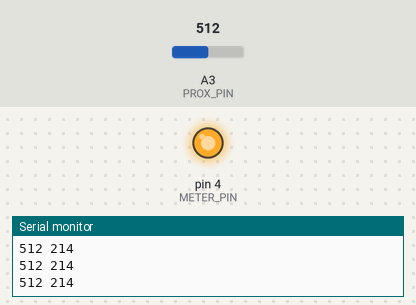
A sketch run on a simulated Arduino Uno, built with avr-gcc and run on an emulated ATmega328P. Shown: output pins drawn as LEDs (lit = HIGH), the last lines printed to the serial monitor. Inputs (shaded band) come from the test bench; at power-on: A3 (PROX_PIN) = 512.

Above: at 1.2 s.
1.3 s: A3 (PROX_PIN) set to 330
2.8 s: A3 (PROX_PIN) set to 306
At 3.6 s:
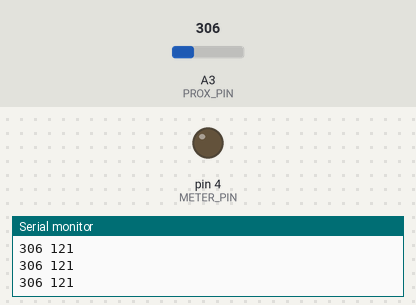
4.3 s: A3 (PROX_PIN) set to 511
At 4.7 s:
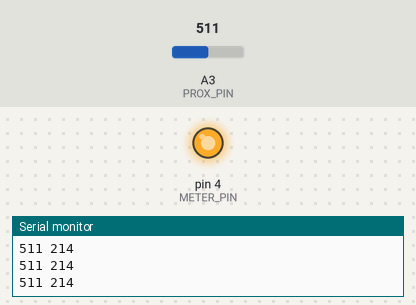
5.8 s: A3 (PROX_PIN) set to 245
At 6.9 s:
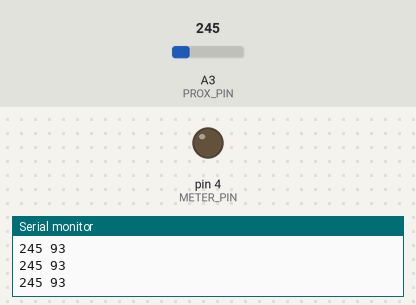
Timing chart, 0 to 8.8 s (numbered marks = the images above; inputs shaded):
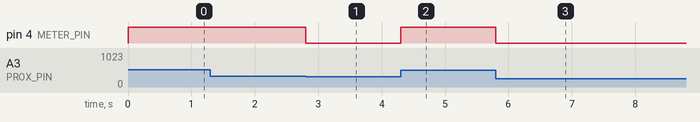

The sketch:

ProxandVoltmeterTesting.ino
```cpp
#define METER_PIN 4
#define PROX_PIN A3

void setup() {
  // put your setup code here, to run once:
Serial.begin(9600);
}

void loop() {
  // put your main code here, to run repeatedly:
/*
  analogWrite(METER_PIN, 255/2);
delay(1500);
  analogWrite(METER_PIN, 255);
delay(1500);
  analogWrite(METER_PIN, 0);
delay(1500);*/

int reading = analogRead(PROX_PIN);

int output = map(reading, 40, 600, 0, 255);
if(output > 255) output = 255;
if(output < 0) output = 0;

  analogWrite(METER_PIN, output);


Serial.print(reading);
Serial.print(" ");
Serial.println(output);


}
```

Measured:
- the behaviour switches between 322 and 321 on A3 (PROX_PIN) (found by bisection; images 0 and 1)
- after the input at 2.8 s, pin 4 (METER_PIN): HIGH → LOW at once
- after the input at 4.3 s, pin 4 (METER_PIN): LOW → HIGH at once
- after the input at 5.8 s, pin 4 (METER_PIN): HIGH → LOW at once
